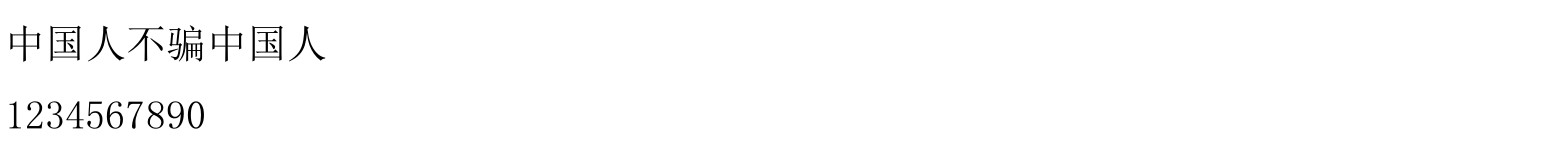
#> input picture pure_projection/src/rawpic/数字.png, 1564 x 150 px, found by its file name
$ python main.py
#> lines starting #> are read from the running program, lines starting #| are printed output that depends on the picture; after the words box and inside, x2 and y2 are one past the last pixel; in counts of white or black regions, pixels touching at a corner belong together
### back/horizontal.py
import numpy as np


def get_vvList(list_data):
    # 取出list中像素存在的区间
    vv_list = list()
    v_list = list()
    for index, i in enumerate(list_data):
        if i > 0:
            v_list.append(index)  # v_list记录含有效像素列或行所在的坐标值，每个字对应一个
        else:
            if v_list:
                vv_list.append(v_list)
                # list的clear与[]有区别
                v_list = []
    return vv_list


def get_horizonal(binary):
    rows, cols = binary.shape

    ver_list = [0]*rows
    for j in range(rows):
        for i in range(cols):
            if binary.item(j, i) == 0:
                ver_list[j] = ver_list[j]+1
    '''
    对ver_list中的元素进行筛选，可以去除一些噪点
    '''
    ver_arr = np.array(ver_list)
    ver_arr[np.where(ver_arr < 1)] = 0
    ver_list = ver_arr.tolist()

    # 绘制水平投影
    '''
    img_white=np.ones(shape=(rows,cols),dtype=np.uint8)*255
    for j in range(rows):
        pt1=(cols-1,j)
        pt2=(cols-1-ver_list[j],j)
        cv2.line(img_white,pt1,pt2,(0,),1)
    cv2.imshow('水平投影',img_white)
    cv2.waitKey(0)
    '''
    # 切割行字符
    vv_list = get_vvList(ver_list)
    lines = []
    for i in vv_list:
        # img_hor=binary[i[0]:i[-1],:]
        # cv2.imshow('单行字符',img_hor)
        # cv2.waitKey(0)
        if i[-1] - i[0] > 3:
            ordinate = (i[0], i[-1])
            lines.append(ordinate)
    return lines

### pure_projection/src/vertical.py
import numpy as np
import cv2
def get_vvList(list_data):
    #取出list中像素存在的区间
    vv_list=list()
    v_list=list()

    total_row = len(list_data)
    row_num = 0

    while row_num<total_row:
        flag = 0  # defult设置为连续两列空相素才允许分割，解决二值化部分像素缺失问题

        while row_num<total_row:
            if list_data[row_num]>0 :
                v_list.append(row_num)
                if flag>0:
                    flag=0
            else:
                flag+=1
                if v_list and flag==2:
                    vv_list.append(v_list)
                    #list的clear与[]有区别
                    v_list=[]
                    flag=0
                    row_num+=1
                    break
            row_num+=1

    return vv_list

def get_vertical(binary):
    rows,cols=binary.shape#行，列
    ver_list=[0]*cols
    for j in range(cols):
        for i in range(rows):
            if binary.item(i,j)==0:
                ver_list[j]=ver_list[j]+1
    '''
    对ver_list中的元素进行筛选，可以去除一些噪点
    '''
    ver_arr=np.array(ver_list)
    ver_arr[np.where(ver_arr<1)]=0
    ver_list=ver_arr.tolist()
    #绘制垂直投影
    img_white=np.ones(shape=(rows,cols),dtype=np.uint8)*255
    for j in range(cols):
        pt1=(j,rows-1)
        pt2=(j,rows-1-ver_list[j])
        cv2.line(img_white,pt1,pt2,(0,),1)

    #切割单一字符
    vv_list=get_vvList(ver_list)
    chars=[]
    for i in vv_list:
        #img_ver=binary[:,i[0]:i[-1]]
        #cv2.imshow('单一字符',img_ver)
        #cv2.waitKey(0)
        ordinate = (i[0], i[-1])
        chars.append(ordinate)
    return chars

### pure_projection/src/main.py
import horizontal
import vertical
import cv2
#特殊字符：省略号/姚/比/左右结构(旧、三点水、口字旁)/门/们/小/训/全体/"/英文字符

img_path='/home/walkiiiy/Zensplit/pure_projection/src/rawpic/数字.png'#设置图像路径，必须是相对路径且不能有中文
if __name__=='__main__':

    #投影法图像分割
    img_bgr=cv2.imread(img_path,1)
#> img_bgr is the input picture: shape (150, 1564, 3); min 0, max 255, mean 251.6
    if not img_bgr is None:
        img=img_bgr.copy()
        img_gray=cv2.cvtColor(img,cv2.COLOR_BGR2GRAY)
        #二值化
        t,binary=cv2.threshold(img_gray,0,255,cv2.THRESH_OTSU+cv2.THRESH_BINARY)
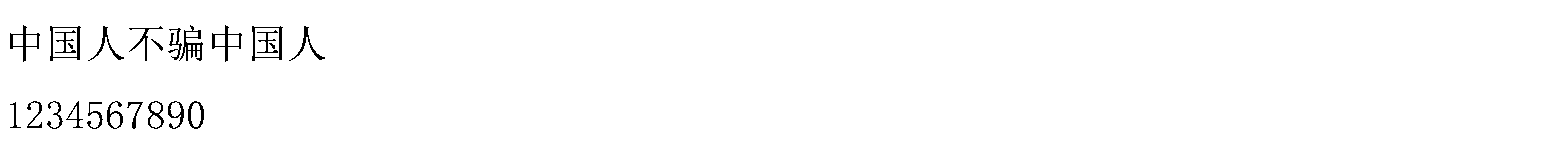
#> binary: shape (150, 1564); 98.5% white; black in thin lines or dots, all inside (x1, y1, x2, y2) = (10, 25, 325, 129)
#> t = 149
    else:
        print("couldn't read image!")
    lines=horizontal.get_horizonal(binary)
#> lines = [(25, 61), (101, 128)]
    height,width=binary.shape
#> height = 150; width = 1564
    chars=[]
    ordinats=[]
    char_num=0
    for line in lines:
        img_hor=binary[line[0]:line[1],:]
        h_list=vertical.get_vertical(img_hor)
        char_num+=len(h_list)
        for x_ordinate in h_list:
            ordinats.append((x_ordinate,line))
        print("num of char:",len(ordinats))
#> this loop made 2 passes
#> (line, rows in get_vertical, cols in get_vertical, char_num) on passes 1 to 2: ((25, 61), 36, 1564, 8), ((101, 128), 27, 1564, 18)
#| num of char: 8
#| num of char: 18
#> after the loop, char_num = 18; ordinats = 18 items

    i=0
    k=0
    for item in ordinats:
        if item[1][0]!=i:
            i=item[1][0]
            k+=1
        print(item[0][1]-item[0][0],'第%d行'%(k))
#> this loop made 18 passes
#> (item, i, k) on passes 1, 9: (((10, 39), (25, 61)), 25, 1), (((10, 20), (101, 128)), 101, 2)
#> item on passes 2 to 7: ((50, 80), (25, 61)), ((88, 123), (25, 61)), ((129, 162), (25, 61)), ((168, 202), (25, 61)), ((212, 241), (25, 61)), ((252, 282), (25, 61))
#| 29 第1行
#| 30 第1行
#| 35 第1行
#| 33 第1行
#| 34 第1行
#| 29 第1行
#| 30 第1行
#| 35 第1行
#> (further printed lines are left out)
#> after the loop, i = 101; k = 2


    img_cut=img_bgr#用所得坐标切割每个字符
    for ordinate in ordinats:
        cv2.rectangle(img_cut, (ordinate[0][0], ordinate[1][0]), (ordinate[0][1], ordinate[1][1]), (255, 0, 0), 1)
#> this loop made 18 passes
#> ordinate on passes 1 to 12: ((10, 39), (25, 61)), ((50, 80), (25, 61)), ((88, 123), (25, 61)), ((129, 162), (25, 61)), ((168, 202), (25, 61)), ((212, 241), (25, 61)), ((252, 282), (25, 61)), ((289, 324), (25, 61)), ((10, 20), (101, 128)), ((27, 41), (101, 128)), ((47, 62), (101, 128)), ((66, 82), (101, 128))
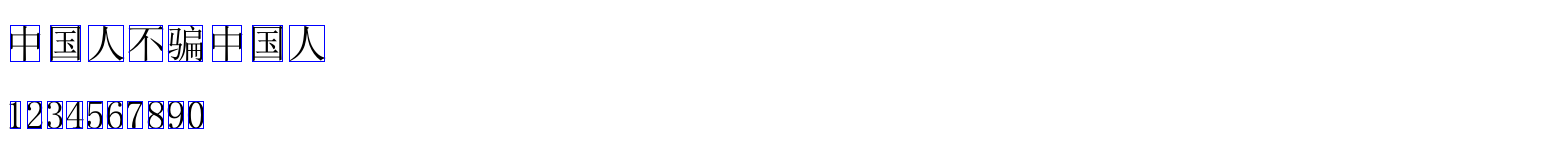
#> img_cut: shape (150, 1564, 3); 0.82% of pixels changed, all inside (x1, y1, x2, y2) = (10, 25, 325, 129)
    #显示和存储图片
    # cv2.imshow('outcome',img_cut)
    # cv2.waitKey(0)
    cv2.imwrite("/home/walkiiiy/Zensplit/pure_projection/src/outcome/数字.jpg", img_cut)

$ run again, with pure_projection/src/rawpic/1.png copied over pure_projection/src/rawpic/数字.png
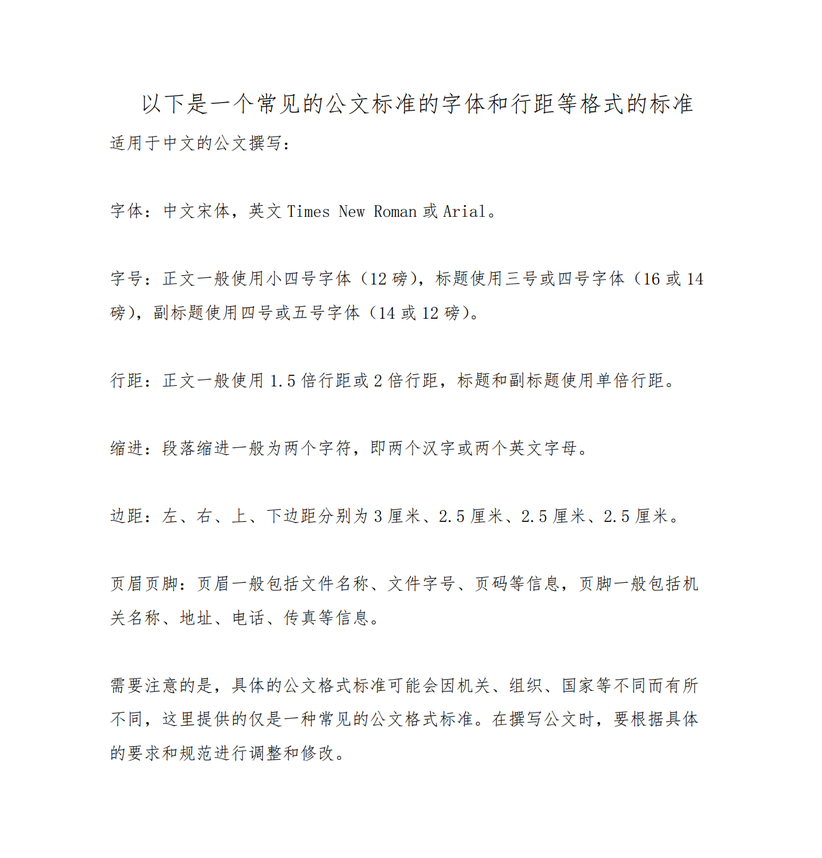
#> input picture pure_projection/src/rawpic/1.png, 822 x 858 px, shrunk from 1323 x 1381 before the run, found by its file name
#> img_bgr is the input picture: shape (858, 822, 3); mean B, G, R 250, 250, 250
#> `t,binary=cv2.threshold(img_gray,0,255,cv2.THRESH_OTSU+cv2.THRESH_BINARY)`:
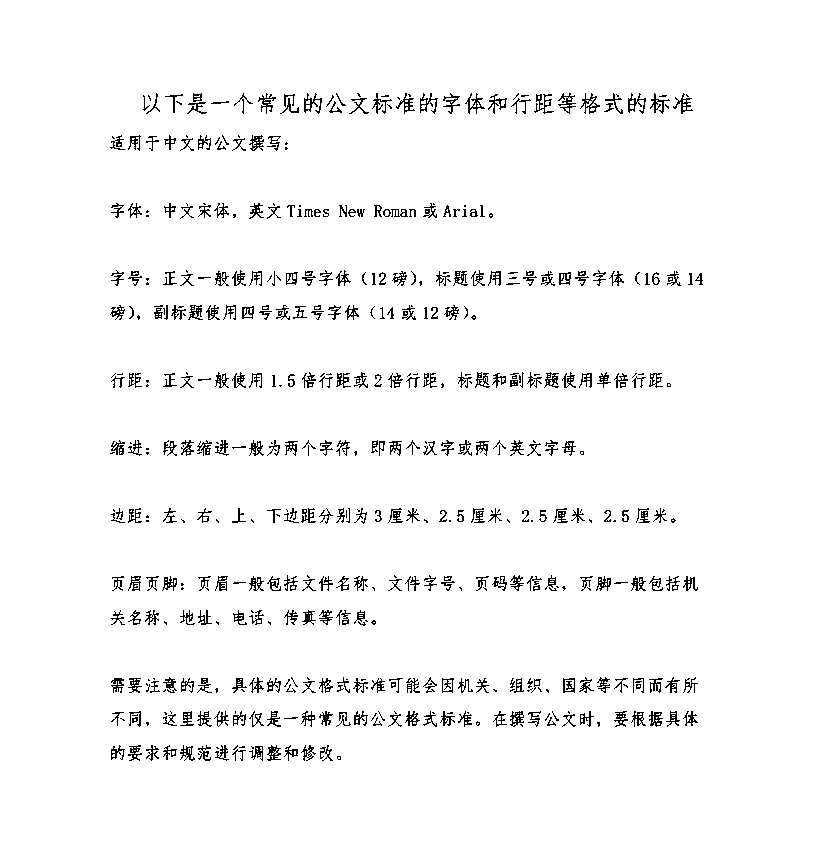
#> binary: shape (858, 822); 96.6% white; black in thin lines or dots, all inside (x1, y1, x2, y2) = (110, 93, 703, 761)
#> t = 190
#> `lines=horizontal.get_horizonal(binary)`: lines = [(93, 113), (135, 150), (203, 218), (270, 285), (305, 319), (372, 387), (440, 455), (508, 523), (575, 590), (610, 625), (677, 692), (711, 726), (745, 760)]
#> the loop `for line in lines:` made 13 passes
#> (line, rows in get_vertical, char_num) on passes 1 to 8: ((93, 113), 20, 24), ((135, 150), 15, 35), ((203, 218), 15, 58), ((270, 285), 15, 95), ((305, 319), 14, 119), ((372, 387), 15, 153), ((440, 455), 15, 181), ((508, 523), 15, 218)
#> (printed output is left out)
#> after the loop `for line in lines:`: char_num = 350; ordinats = 350 items
#> the loop `for item in ordinats:` made 350 passes
#> (item, i) on passes 1, 25, 36, 59: (((143, 159), (93, 113)), 93), (((110, 124), (135, 150)), 135), (((111, 123), (203, 218)), 203), (((111, 123), (270, 285)), 270)
#> (printed output is left out)
#> after the loop `for item in ordinats:`: i = 745; k = 13
#> the loop `for ordinate in ordinats:` made 350 passes
#> ordinate on passes 1 to 3: ((143, 159), (93, 113)), ((165, 182), (93, 113)), ((188, 206), (93, 113))
#> after the loop `for ordinate in ordinats:`:
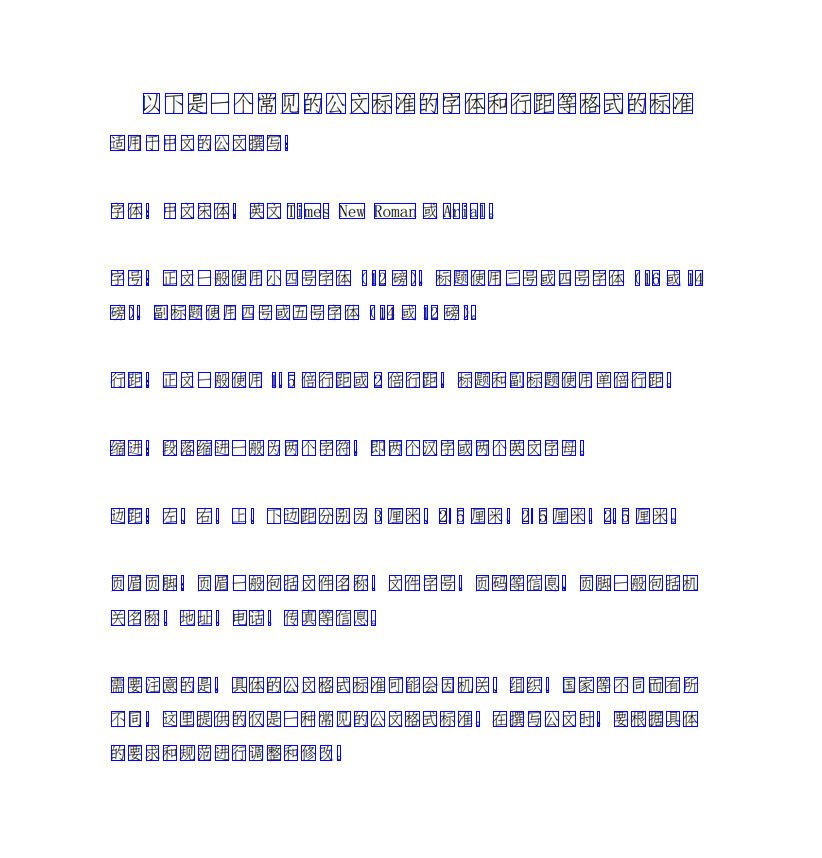
#> img_cut: shape (858, 822, 3); 2.64% of pixels changed, all inside (x1, y1, x2, y2) = (110, 93, 703, 761)

$ run again, with pure_projection/src/rawpic/ENGTEST.png copied over pure_projection/src/rawpic/数字.png
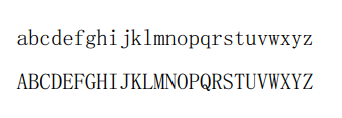
#> input picture pure_projection/src/rawpic/ENGTEST.png, 342 x 118 px, found by its file name
#> img_bgr is the input picture: shape (118, 342, 3); mean B, G, R 242.5, 242.5, 242.5
#> `t,binary=cv2.threshold(img_gray,0,255,cv2.THRESH_OTSU+cv2.THRESH_BINARY)`:
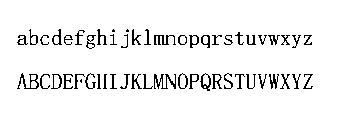
#> binary: shape (118, 342); 93.7% white; black in thin lines or dots, all inside (x1, y1, x2, y2) = (17, 29, 313, 91)
#> t = 169
#> `lines=horizontal.get_horizonal(binary)`: lines = [(29, 48), (73, 90)]
#> the loop `for line in lines:` made 2 passes
#> (line, rows in get_vertical, cols in get_vertical, char_num) on passes 1 to 2: ((29, 48), 19, 342, 20), ((73, 90), 17, 342, 31)
#> (printed output is left out)
#> after the loop `for line in lines:`: char_num = 31; ordinats = 31 items
#> the loop `for item in ordinats:` made 31 passes
#> (item, i, k) on passes 1, 21: (((17, 37), (29, 48)), 29, 1), (((17, 100), (73, 90)), 73, 2)
#> (printed output is left out)
#> after the loop `for item in ordinats:`: i = 73; k = 2
#> the loop `for ordinate in ordinats:` made 31 passes
#> ordinate on passes 1 to 8: ((17, 37), (29, 48)), ((40, 48), (29, 48)), ((52, 61), (29, 48)), ((64, 72), (29, 48)), ((75, 106), (29, 48)), ((110, 116), (29, 48)), ((121, 128), (29, 48)), ((132, 140), (29, 48))
#> after the loop `for ordinate in ordinats:`:
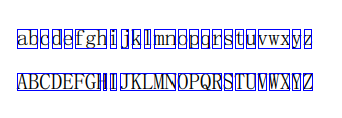
#> img_cut: shape (118, 342, 3); 5.25% of pixels changed, all inside (x1, y1, x2, y2) = (17, 29, 313, 91)

$ run again, with pure_projection/src/rawpic/exc3.png copied over pure_projection/src/rawpic/数字.png
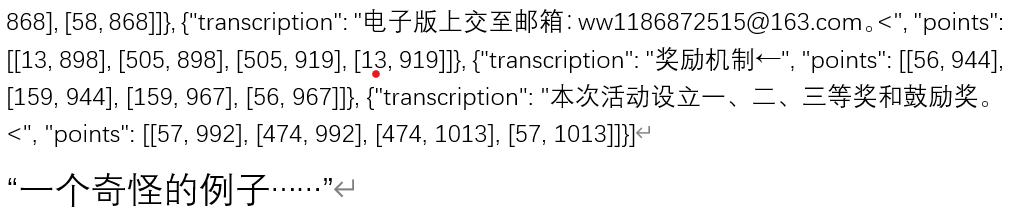
#> input picture pure_projection/src/rawpic/exc3.png, 1030 x 214 px, found by its file name
#> img_bgr is the input picture: shape (214, 1030, 3); mean B, G, R 237.5, 237.5, 237.5
#> `t,binary=cv2.threshold(img_gray,0,255,cv2.THRESH_OTSU+cv2.THRESH_BINARY)`:
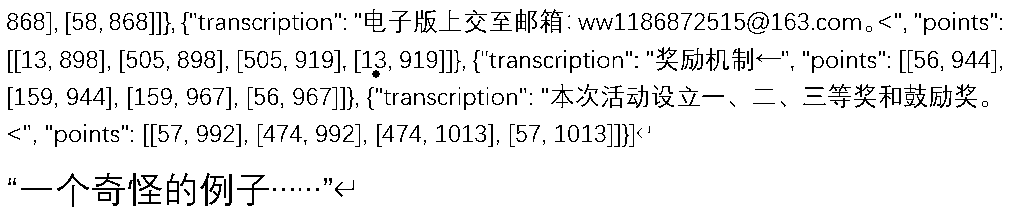
#> binary: shape (214, 1030); 92.6% white; black in thin lines or dots, all inside (x1, y1, x2, y2) = (7, 9, 1002, 207)
#> t = 145
#> `lines=horizontal.get_horizonal(binary)`: lines = [(9, 34), (47, 77), (84, 109), (124, 146), (173, 206)]
#> the loop `for line in lines:` made 5 passes
#> (line, rows in get_vertical, char_num) on passes 1 to 5: ((9, 34), 25, 80), ((47, 77), 30, 163), ((84, 109), 25, 229), ((124, 146), 22, 281), ((173, 206), 33, 299)
#> (printed output is left out)
#> after the loop `for line in lines:`: char_num = 299; ordinats = 299 items
#> the loop `for item in ordinats:` made 299 passes
#> (item, i) on pass 1: (((7, 17), (9, 34)), 9)
#> (printed output is left out)
#> after the loop `for item in ordinats:`: i = 173; k = 5
#> the loop `for ordinate in ordinats:` made 299 passes
#> ordinate on passes 1 to 3: ((7, 17), (9, 34)), ((21, 30), (9, 34)), ((34, 43), (9, 34))
#> after the loop `for ordinate in ordinats:`:
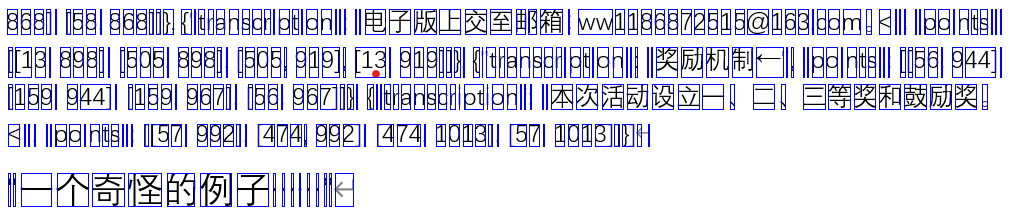
#> img_cut: shape (214, 1030, 3); 9.43% of pixels changed, all inside (x1, y1, x2, y2) = (7, 9, 1002, 207)
